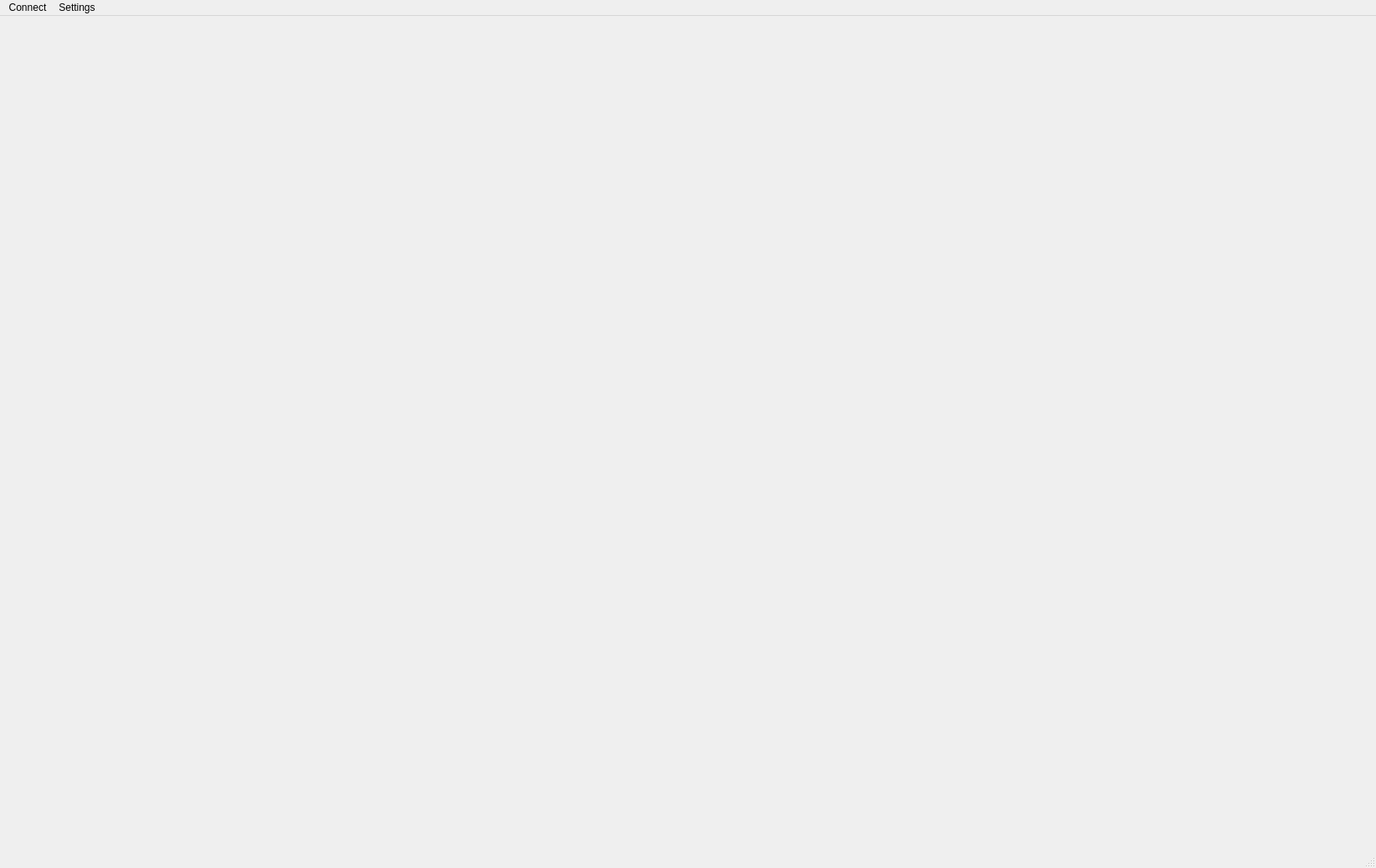
<?xml version="1.0" encoding="UTF-8"?>
<ui version="4.0">
 <class>MainWindow</class>
 <widget class="QMainWindow" name="MainWindow">
  <property name="geometry">
   <rect>
    <x>0</x>
    <y>0</y>
    <width>1644</width>
    <height>1037</height>
   </rect>
  </property>
  <property name="windowTitle">
   <string>MainWindow</string>
  </property>
  <widget class="QWidget" name="centralwidget">
   <layout class="QVBoxLayout" name="verticalLayout"/>
  </widget>
  <widget class="QMenuBar" name="menubar">
   <property name="geometry">
    <rect>
     <x>0</x>
     <y>0</y>
     <width>1644</width>
     <height>29</height>
    </rect>
   </property>
   <widget class="QMenu" name="menuConnect">
    <property name="title">
     <string>Connect</string>
    </property>
    <addaction name="actionConnect"/>
    <addaction name="actionQuit"/>
   </widget>
   <widget class="QMenu" name="menuFont_Settings">
    <property name="title">
     <string>Settings</string>
    </property>
    <addaction name="actionSet_Font"/>
    <addaction name="actionTerminalSettings"/>
   </widget>
   <addaction name="menuConnect"/>
   <addaction name="menuFont_Settings"/>
  </widget>
  <widget class="QStatusBar" name="statusBar"/>
  <action name="actionConnect">
   <property name="text">
    <string>Connect..</string>
   </property>
  </action>
  <action name="actionQuit">
   <property name="text">
    <string>Quit</string>
   </property>
  </action>
  <action name="actionTerminalSettings">
   <property name="text">
    <string>Terminal Settings</string>
   </property>
  </action>
  <action name="actionSet_Font">
   <property name="text">
    <string>Set Font</string>
   </property>
  </action>
 </widget>
 <resources/>
 <connections>
  <connection>
   <sender>actionTerminalSettings</sender>
   <signal>triggered()</signal>
   <receiver>MainWindow</receiver>
   <slot>menuTerminalSettings()</slot>
   <hints>
    <hint type="sourcelabel">
     <x>-1</x>
     <y>-1</y>
    </hint>
    <hint type="destinationlabel">
     <x>822</x>
     <y>519</y>
    </hint>
   </hints>
  </connection>
  <connection>
   <sender>actionConnect</sender>
   <signal>triggered()</signal>
   <receiver>MainWindow</receiver>
   <slot>menuConnect()</slot>
   <hints>
    <hint type="sourcelabel">
     <x>-1</x>
     <y>-1</y>
    </hint>
    <hint type="destinationlabel">
     <x>822</x>
     <y>519</y>
    </hint>
   </hints>
  </connection>
  <connection>
   <sender>actionQuit</sender>
   <signal>triggered()</signal>
   <receiver>MainWindow</receiver>
   <slot>menuQuit()</slot>
   <hints>
    <hint type="sourcelabel">
     <x>-1</x>
     <y>-1</y>
    </hint>
    <hint type="destinationlabel">
     <x>822</x>
     <y>519</y>
    </hint>
   </hints>
  </connection>
  <connection>
   <sender>actionSet_Font</sender>
   <signal>triggered()</signal>
   <receiver>MainWindow</receiver>
   <slot>menuSetFont()</slot>
   <hints>
    <hint type="sourcelabel">
     <x>152</x>
     <y>78</y>
    </hint>
    <hint type="destinationlabel">
     <x>821</x>
     <y>518</y>
    </hint>
   </hints>
  </connection>
 </connections>
 <slots>
  <slot>menuConnect()</slot>
  <slot>menuQuit()</slot>
  <slot>menuTerminalSettings()</slot>
  <slot>menuSetFont()</slot>
 </slots>
</ui>
